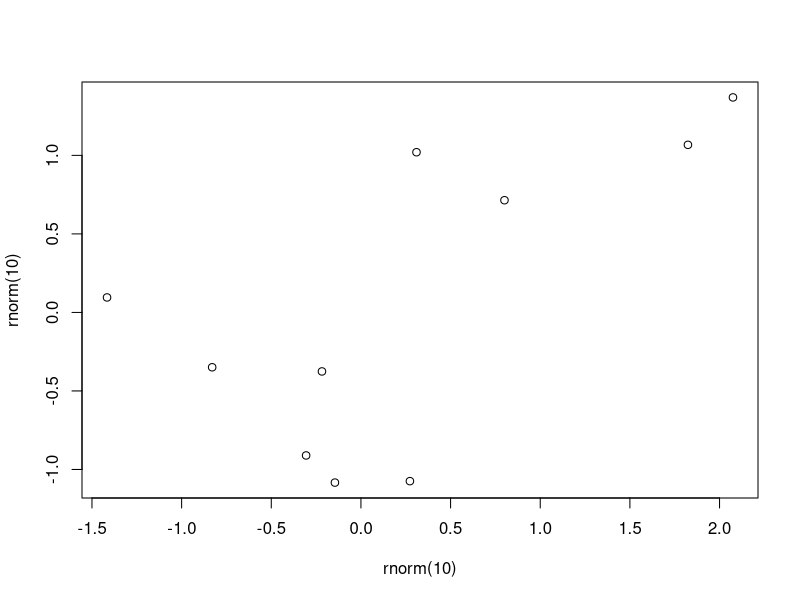

Reproduce this figure in R. (Note: this script raises an error after producing the figure.)
#Statistical Learning in R Lab Work

################### Chapter 2 ###################

#rnorm creates standard normal random variables - mean 0 sd 1
#use set seed for reproducibility
set.seed(489)
random_normal_example <- rnorm(50)

#we want to save our plots
jpeg("figure.jpg")
plot(rnorm(10), rnorm(10))
#we are done with the plot
dev.off()
##### can also be done manually by copy pasting the plot window

#the contour() function produces a contour plot to represent three-dimensional data like a topgraphical map
# vector of x, y and matrix of z given x,y as row,col
x <- seq(-pi,pi, length = 50)
y <- x
f <- outer(x,y, function(x,y)cos(y)/(1+x^2))
contour(x,y,f, nlevels =45, add = TRUE)
#heatmap contour plot
image(x,y,f)

#three-dimensional plot
persp(x,y,f, theta = 30, phi = 270)
#theta and phi are the angles that the plotm is viewed at

#outputs row, col
dim(f)

#as.factor converts quantitative variables to qualitative 
#if the variable is cateogrical then boxplots are made by the plot() function
#loading data 
# header if the first line is variable names
#read.table(source, header = TRUE)
#names(read in source) gives us the variable names
#na.omit(data) removes the rows with na values in them
#identify(x,y,variables) prints out variable values for x,y in our plots

#savehistory()
#loadhistory()